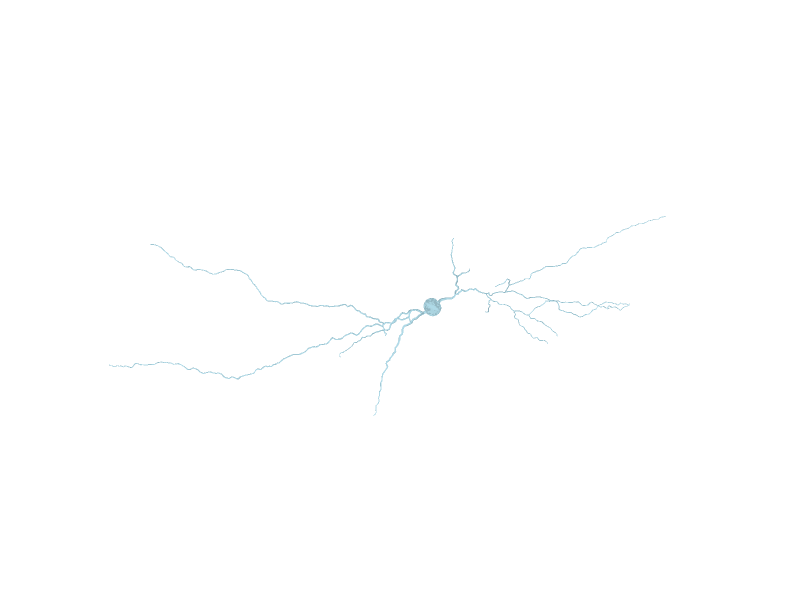
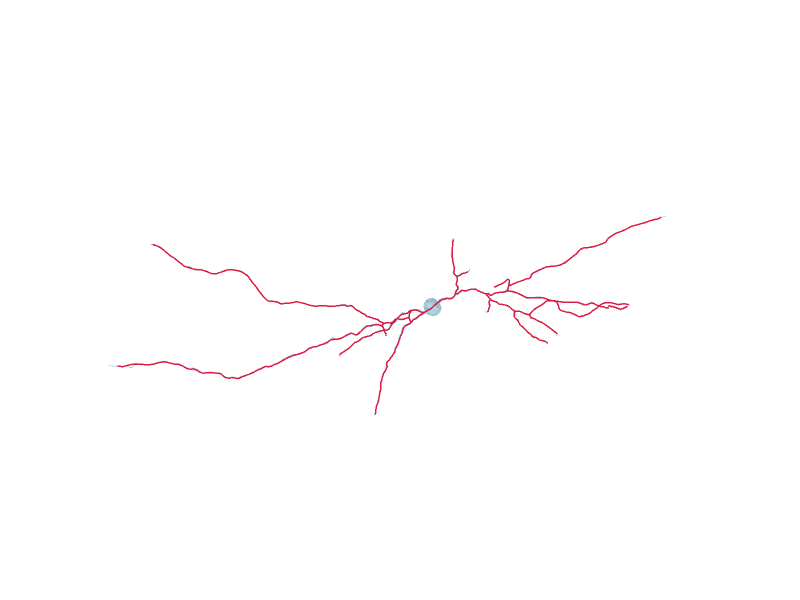

The code cell stored with these charts, in order, in its notebook:
### Code cell
name = 'human'
angles = [30, -30, 110]
zoom = 1.4
max_edge_length = 10

skel_options = SkeletonOptimizerOptions(
        do_snapping=True,
        do_forcing=False,
        n_rays=6,
        max_iterations=10,
        step_size=2.0,
        smoothing_weight=0.1,
        preserve_terminal_nodes=True,
        preserve_branch_nodes=False,
    )

fit_options = FitOptions(
        max_edge_length=max_edge_length,
        radius_strategy="equivalent_area",
        section_probe_eps=1e-4,
        section_probe_tries=3,
        multi_tangent_reduction="median",
    )

mm = MeshManager(mesh_path=f"../data/demo/{name}.obj")
raw_skeleton = SkeletonGraph.from_txt(
    f"../data/demo/{name}.polylines.txt"
)
raw_skeleton.prune_short_branches_inplace(min_length_percentile=10)

# mesh only
fig = mm.visualize_mesh_3d(skel=None, show_axes=False, title="")


rot = Rotation.from_euler('xyz', angles, degrees=True)
eye_coord = rot.apply(np.array([1.0, 1.0, 1.0])) * zoom

fig.update_layout(
    scene=dict(
        camera=dict(
            eye={'x':eye_coord[0], 'y':eye_coord[1], 'z':eye_coord[2]},
            projection=dict(type="perspective"),
        ),
        aspectmode="data",  # or 'cube', 'auto', 'manual'
    )
)
fig.show()

# mesh with skeleton
fig = mm.visualize_mesh_3d(skel=raw_skeleton, show_axes=False, title="")
fig.update_layout(
    scene=dict(
        camera=dict(
            eye={"x": eye_coord[0], "y": eye_coord[1], "z": eye_coord[2]},
            projection=dict(type="perspective"),
        ),
        aspectmode="data",  # or 'cube', 'auto', 'manual'
    )
)
fig.show()

### Figure 1 — Plotly figure (JSON) as saved in the notebook; plotly's stock layout.template omitted (floating-point values rounded to 4 significant figures; data arrays with more than 128 entries replaced by an {"elided": "..."} marker saying what was removed)
{"data": [{"color": "lightblue", "i": {"elided": "6666 int values"}, "j": {"elided": "6666 int values"}, "k": {"elided": "6666 int values"}, "name": "Mesh", "opacity": 0.8, "type": "mesh3d", "x": {"elided": "3335 float values"}, "y": {"elided": "3335 float values"}, "z": {"elided": "3335 float values"}}], "layout": {"autosize": false, "height": 600, "scene": {"aspectmode": "data", "camera": {"eye": {"x": -0.5692, "y": 0.0655, "z": 2.356}, "projection": {"type": "perspective"}}, "xaxis": {"visible": false}, "yaxis": {"visible": false}, "zaxis": {"visible": false}}, "title": {"text": ""}, "width": 800}}

### Figure 2 — Plotly figure (JSON) as saved in the notebook; plotly's stock layout.template omitted (floating-point values rounded to 4 significant figures; data arrays with more than 128 entries replaced by an {"elided": "..."} marker saying what was removed)
{"data": [{"color": "lightblue", "i": {"elided": "6666 int values"}, "j": {"elided": "6666 int values"}, "k": {"elided": "6666 int values"}, "name": "Mesh", "opacity": 0.8, "type": "mesh3d", "x": {"elided": "3335 float values"}, "y": {"elided": "3335 float values"}, "z": {"elided": "3335 float values"}}, {"line": {"color": "crimson", "width": 3}, "mode": "lines", "name": "Skeleton 0", "opacity": 0.95, "showlegend": false, "type": "scatter3d", "x": {"elided": "1857 float values"}, "y": {"elided": "1857 float values"}, "z": {"elided": "1857 float values"}}], "layout": {"autosize": false, "height": 600, "scene": {"aspectmode": "data", "camera": {"eye": {"x": -0.5692, "y": 0.0655, "z": 2.356}, "projection": {"type": "perspective"}}, "xaxis": {"visible": false}, "yaxis": {"visible": false}, "zaxis": {"visible": false}}, "title": {"text": ""}, "width": 800}}
